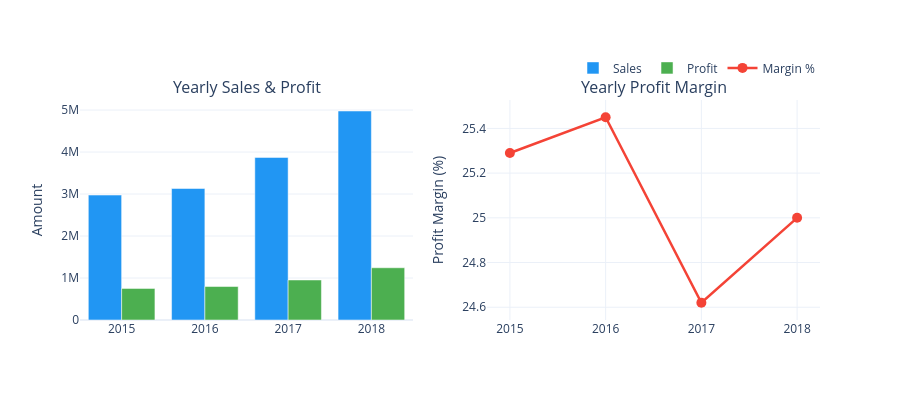

Notebook code for this chart:
### Code cell
yearly = df.groupby('Year').agg(
    Sales=('Sales', 'sum'),
    Profit=('Profit', 'sum'),
    Orders=('Order ID', 'count'),
    Avg_Discount=('Discount', 'mean')
).reset_index()
yearly['Profit_Margin'] = (yearly['Profit'] / yearly['Sales'] * 100).round(2)

fig = make_subplots(rows=1, cols=2, subplot_titles=('Yearly Sales & Profit', 'Yearly Profit Margin'))

fig.add_trace(go.Bar(x=yearly['Year'], y=yearly['Sales'], name='Sales', marker_color=COLOR_SALES), row=1, col=1)
fig.add_trace(go.Bar(x=yearly['Year'], y=yearly['Profit'], name='Profit', marker_color=COLOR_PROFIT), row=1, col=1)
fig.add_trace(go.Scatter(x=yearly['Year'], y=yearly['Profit_Margin'], name='Margin %',
                         mode='lines+markers', marker=dict(size=10), line=dict(color=COLOR_NEGATIVE, width=2.5)),
              row=1, col=2)

fig.update_layout(template=TEMPLATE, height=400, showlegend=True,
                  legend=dict(orientation='h', yanchor='bottom', y=1.08, xanchor='right', x=1))
fig.update_yaxes(title_text='Amount', row=1, col=1)
fig.update_yaxes(title_text='Profit Margin (%)', row=1, col=2)
fig.show()

### Figure 1 — Plotly figure (JSON) as saved in the notebook; plotly's stock layout.template omitted (floating-point values rounded to 4 significant figures)
{"data": [{"marker": {"color": "#2196F3"}, "name": "Sales", "type": "bar", "x": [2015, 2016, 2017, 2018], "xaxis": "x", "y": [2975599, 3131959, 3871912, 4977512], "yaxis": "y"}, {"marker": {"color": "#4CAF50"}, "name": "Profit", "type": "bar", "x": [2015, 2016, 2017, 2018], "xaxis": "x", "y": [752500.0, 797200.0, 953200.0, 1244000.0], "yaxis": "y"}, {"line": {"color": "#F44336", "width": 2.5}, "marker": {"size": 10}, "mode": "lines+markers", "name": "Margin %", "type": "scatter", "x": [2015, 2016, 2017, 2018], "xaxis": "x2", "y": [25.29, 25.45, 24.62, 25.0], "yaxis": "y2"}], "layout": {"annotations": [{"font": {"size": 16}, "showarrow": false, "text": "Yearly Sales & Profit", "x": 0.225, "xanchor": "center", "xref": "paper", "y": 1, "yanchor": "bottom", "yref": "paper"}, {"font": {"size": 16}, "showarrow": false, "text": "Yearly Profit Margin", "x": 0.775, "xanchor": "center", "xref": "paper", "y": 1, "yanchor": "bottom", "yref": "paper"}], "height": 400, "legend": {"orientation": "h", "x": 1, "xanchor": "right", "y": 1.08, "yanchor": "bottom"}, "showlegend": true, "xaxis": {"anchor": "y", "domain": [0, 0.45]}, "xaxis2": {"anchor": "y2", "domain": [0.55, 1]}, "yaxis": {"anchor": "x", "domain": [0, 1], "title": {"text": "Amount"}}, "yaxis2": {"anchor": "x2", "domain": [0, 1], "title": {"text": "Profit Margin (%)"}}}}
